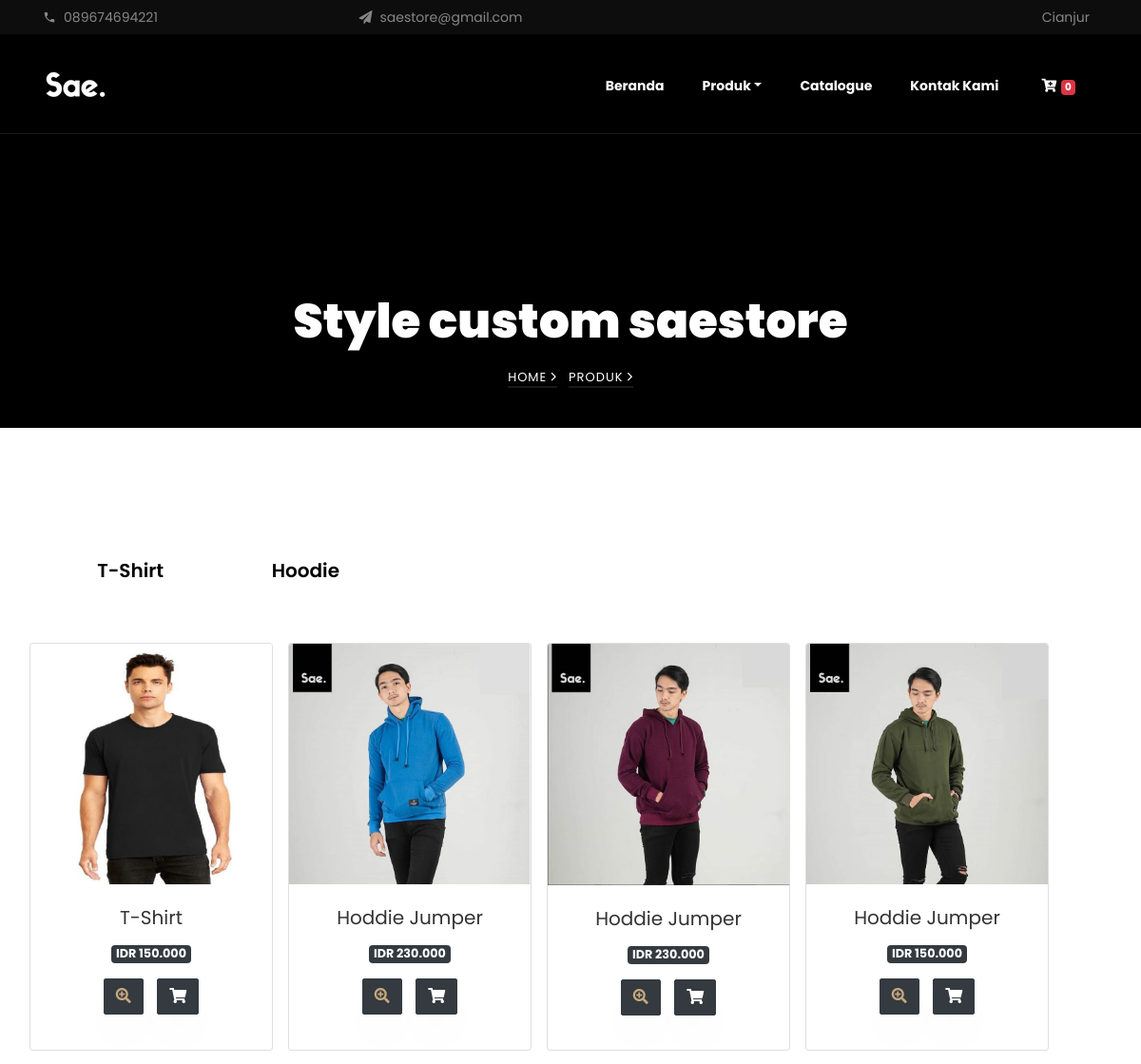
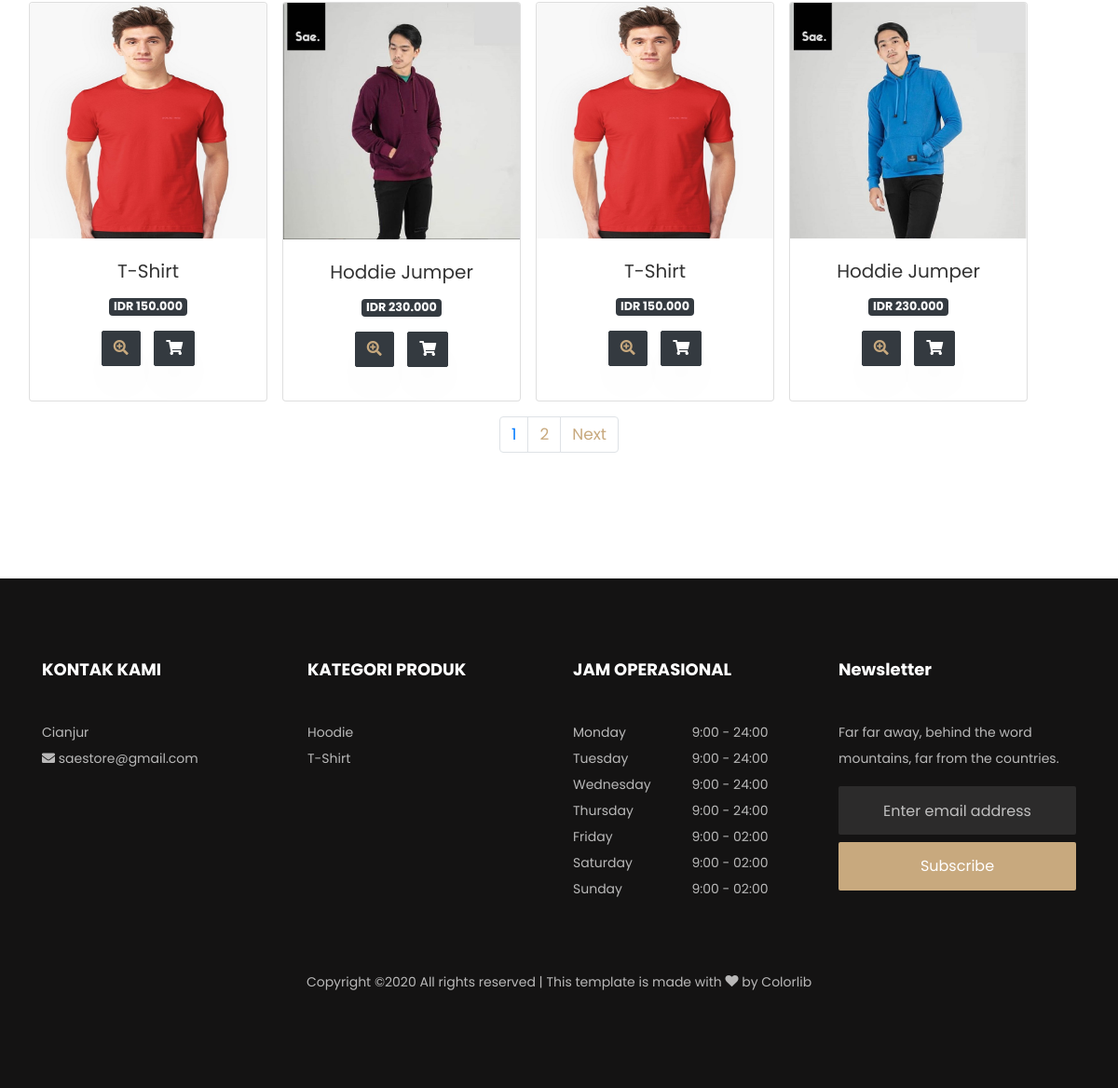
The app's page /index.php/produk with its own data (2 pictures, top to bottom).
### tables this page shows
CREATE TABLE `konfigurasi` (
  `id_konfigurasi` int(11) NOT NULL,
  `namaweb` varchar(255) NOT NULL,
  `tagline` varchar(255) DEFAULT NULL,
  `email` varchar(255) DEFAULT NULL,
  `website` varchar(255) DEFAULT NULL,
  `keywords` text DEFAULT NULL,
  `metatext` text DEFAULT NULL,
  `telepon` varchar(50) DEFAULT NULL,
  `alamat` varchar(300) DEFAULT NULL,
  `facebook` varchar(255) DEFAULT NULL,
  `instagram` varchar(255) DEFAULT NULL,
  `deskripsi` text DEFAULT NULL,
  `logo` varchar(255) DEFAULT NULL,
  `icon` varchar(255) DEFAULT NULL,
  `rekening_pembayaran` varchar(255) DEFAULT NULL,
  `tanggal_update` timestamp NOT NULL DEFAULT current_timestamp() ON UPDATE current_timestamp()
);

CREATE TABLE `produk` (
  `id_produk` int(11) NOT NULL,
  `id_user` int(11) NOT NULL,
  `id_kategori` int(11) NOT NULL,
  `kode_produk` varchar(32) NOT NULL,
  `nama_produk` varchar(255) NOT NULL,
  `slug_produk` varchar(255) NOT NULL,
  `keyword` text DEFAULT NULL,
  `harga` int(11) NOT NULL,
  `stok` int(11) DEFAULT NULL,
  `gambar` varchar(255) NOT NULL,
  `berat` float DEFAULT NULL,
  `ukuran` varchar(255) DEFAULT NULL,
  `status_produk` varchar(20) NOT NULL,
  `tanggal_post` datetime NOT NULL,
  `tanggal_update` timestamp NOT NULL DEFAULT current_timestamp() ON UPDATE current_timestamp(),
  `keterangan` text NOT NULL
);

CREATE TABLE `kategori` (
  `id_kategori` int(11) NOT NULL,
  `slug_kategori` varchar(255) NOT NULL,
  `nama_kategori` varchar(255) NOT NULL,
  `urutan` int(11) DEFAULT NULL,
  `tanggal_update` timestamp NOT NULL DEFAULT current_timestamp() ON UPDATE current_timestamp()
);

### application/views/layout/wrapper.php (called while the page is built)
<?php
require_once('head.php');
require_once('header.php');
require_once('nav.php');
require_once('content.php');
require_once('footer.php');

### index.php (called while the page is built, shortened)
<?php
require_once BASEPATH.'core/CodeIgniter.php';

### application/models/konfigurasi_model.php (called while the page is built, shortened)
<?php
class Konfigurasi_model extends CI_Model
{
    public function listing()
    {
        $query = $this->db->get('konfigurasi');
        return $query->row();
    }
    public function nav_produk()
    {
        $this->db->select('produk.*,
                            kategori.nama_kategori,
                            kategori.slug_kategori');
        $this->db->from('produk');
        $this->db->join('kategori', 'kategori.id_kategori = produk.id_kategori', 'left');
        $this->db->group_by('produk.id_kategori');
        $this->db->order_by('kategori.urutan', 'ASC');
        $query = $this->db->get();
        return $query->result();
    }
}

### application/views/layout/content.php (called while the page is built)
<?php
if ($isi) {
    $this->load->view($isi);
}

### application/models/Produk_model.php (called while the page is built, shortened)
<?php
class Produk_model extends CI_Model
{
    public function produk($limit, $start)
    {
        $this->db->select(
            'produk.*, users.nama, kategori.nama_kategori, kategori.slug_kategori'
        );
        $this->db->from('produk');
        $this->db->join('users', 'users.id_user = produk.id_user', 'left');
        $this->db->join('kategori', 'kategori.id_kategori = produk.id_kategori', 'left');
        $this->db->where('produk.status_produk', 'Publish');
        $this->db->order_by('id_produk', 'desc');
        $this->db->limit($limit, $start);
        $query = $this->db->get();
        return $query->result();
    }
    public function total_produk()
    {
        $this->db->select('COUNT(*) AS total');
        $this->db->from('produk');
        $this->db->where('status_produk', 'Publish');
        $query = $this->db->get();
        return $query->row();
    }
    public function listing_kategori()
    {
        $this->db->select('produk.*,
                            users.nama,
                            kategori.nama_kategori,
                            kategori.slug_kategori');
        $this->db->from('produk');
        $this->db->join('users', 'users.id_user = produk.id_user', 'left');
        $this->db->join('kategori', 'kategori.id_kategori = produk.id_kategori', 'left');
        $this->db->group_by('produk.id_kategori');
        $this->db->order_by('id_produk', 'desc');
        $query = $this->db->get();
        return $query->result();
    }
}

### application/config/config.php (called while the page is built, shortened)
<?php
$config['base_url'] = 'http://localhost/stylecustom/';
$config['index_page'] = 'index.php';
$config['uri_protocol']    = 'REQUEST_URI';
$config['url_suffix'] = '';
$config['language']    = 'english';
$config['charset'] = 'UTF-8';
$config['enable_hooks'] = FALSE;
$config['subclass_prefix'] = 'MY_';
$config['composer_autoload'] = 'mpdf/vendor/autoload.php'  ;
$config['permitted_uri_chars'] = 'a-z 0-9~%.:_\-';
$config['enable_query_strings'] = FALSE;
$config['controller_trigger'] = 'c';
$config['function_trigger'] = 'm';
$config['directory_trigger'] = 'd';
$config['allow_get_array'] = TRUE;
$config['log_threshold'] = 0;
$config['log_path'] = '';
$config['log_file_extension'] = '';
$config['log_file_permissions'] = 0644;
$config['log_date_format'] = 'Y-m-d H:i:s';
$config['error_views_path'] = '';
$config['cache_path'] = '';
$config['cache_query_string'] = FALSE;
$config['encryption_key'] = '';
$config['sess_driver'] = 'files';
$config['sess_cookie_name'] = 'ci_session';
$config['sess_expiration'] = 7200;
$config['sess_save_path'] = NULL;
$config['sess_match_ip'] = FALSE;
$config['sess_time_to_update'] = 300;
$config['sess_regenerate_destroy'] = FALSE;
$config['cookie_prefix']    = '';
$config['cookie_domain']    = '';
$config['cookie_path']        = '/';
$config['cookie_secure']    = FALSE;
$config['cookie_httponly']     = FALSE;
$config['standardize_newlines'] = FALSE;
$config['global_xss_filtering'] = FALSE;
$config['csrf_protection'] = FALSE;
$config['csrf_token_name'] = 'csrf_test_name';
$config['csrf_cookie_name'] = 'csrf_cookie_name';
$config['csrf_expire'] = 7200;
$config['csrf_regenerate'] = TRUE;
$config['csrf_exclude_uris'] = array();
$config['compress_output'] = FALSE;
$config['time_reference'] = 'local';
$config['rewrite_short_tags'] = FALSE;
$config['proxy_ips'] = '';

### application/views/produk/list.php (the view, shortened to what this page needs)
<section class="hero-wrap hero-wrap-2" style="background-image: url(<?php echo base_url('assets/template/images/bg_3.jpeg') ?>);" data-stellar-background-ratio="0.5">
	<div class="overlay"></div>
	<div class="container">
		<div class="row no-gutters slider-text align-items-end justify-content-center">
			<div class="col-md-9 ftco-animate text-center mb-4">
				<h1 class="mb-2 bread"><?= $title; ?></h1>
				<p class="breadcrumbs"><span class="mr-2"><a href="index.html">Home <i class="ion-ios-arrow-forward"></i></a></span> <span>Produk <i class="ion-ios-arrow-forward"></i></span></p>
			</div>
		</div>
	</div>
</section>
<section class="ftco-section">
	<div class="container">
		<div class="ftco-search">
			<div class="row">
				<div class="col-md-12 nav-link-wrap">
					<div class="nav nav-pills d-flex text-center " id="v-pills-tab" role="tablist" aria-orientation="vertical">
						<?php foreach ($listing_kategori as $listing_kategori) : ?>
							<a class="nav-link ftco-animate" href="<?= base_url('produk/kategori/' . $listing_kategori->slug_kategori) ?>"><?= $listing_kategori->nama_kategori; ?></a>
						<?php endforeach; ?>
					</div>
				</div>
				<div class="col-md-15 tab-wrap">
					<div class="tab-content" id="v-pills-tabContent">
						<div class="tab-pane fade show active" id="<?= $listing_kategori->nama_kategori; ?>" role="tabpanel" aria-labelledby="day-1-tab">
							<div class="row text-center">
								<?php foreach ($produk as $produk) { ?>
									<div class="card ml-3 mb-3" style="width: 16rem;">
										<?php
										echo form_open(base_url('belanja/add'));
										?>
										<img src="<?php echo base_url('assets/upload/image/' . $produk->gambar) ?>" class="card-img-top" alt="...">
										<div class="card-body">
											<h5 class="card-title mb-1"><?= $produk->nama_produk; ?></h5>
											<span class="badge badge-dark mb-3">IDR <?= number_format($produk->harga, '0', ',', '.'); ?></span>
											<div class="faded">
												<ul class="ftco-social">
													<li class="btn btn-dark"><a href="<?php echo base_url('produk/detail/' . $produk->slug_produk) ?>"><i class="fas fa-search-plus"></i></a></li>
													<button type="submit" value="submit" class="btn btn-dark"><i class="fas fa-shopping-cart"></i></button>
												</ul>
											</div>
										</div>
										<?php
										echo form_close();
										?>
									</div>
								<?php } ?>
							</div>
						</div>
						<?= $pagin; ?>
					</div>
				</div>
			</div>
		</div>
	</div>
</section>

### application/views/layout/header.php
<div class="py-1 bg-black top">
    <div class="container">
        <div class="row no-gutters d-flex align-items-start align-items-center px-md-0">
            <div class="col-lg-12 d-block">
                <div class="row d-flex">
                    <div class="col-md pr-4 d-flex topper align-items-center">
                        <div class="icon mr-2 d-flex justify-content-center align-items-center"><span class="icon-phone2"></span></div>
                        <span class="text"><?= $site->telepon; ?></span>
                    </div>
                    <div class="col-md pr-4 d-flex topper align-items-center">
                        <div class="icon mr-2 d-flex justify-content-center align-items-center"><span class="icon-paper-plane"></span></div>
                        <span class="text"><?= $site->email; ?></span>
                    </div>
                    <div class="col-md-5 pr-4 d-flex topper align-items-center text-lg-right justify-content-end">
                        <p class="mb-0 register-link"><span><?= $site->alamat; ?></span></p>
                    </div>
                </div>
            </div>
        </div>
    </div>
</div>

### application/views/layout/nav.php (shortened to what this page needs)
<nav class="navbar navbar-expand-lg navbar-dark ftco_navbar bg-dark ftco-navbar-light" id="ftco-navbar">
    <div class="container">
        <a class="navbar-brand" href="index.html"><img src="<?php echo base_url('assets/upload/image/' . $site->logo) ?>" alt="<?php echo $site->namaweb ?> | <?php echo $site->tagline ?>"></a>
        <div class="collapse navbar-collapse" id="ftco-nav">
            <ul class="navbar-nav ml-auto">
                <li class="nav-item"><a href="<?php echo base_url() ?>" class="nav-link"><strong>Beranda</strong></a></li>
                <ul class="navbar-nav dropdown list-unstyled">
                    <li class="nav-item"><a href="<?php echo base_url('produk') ?>" class="nav-link dropdown-toggle"><strong>Produk</strong></a></li>
                </ul>
                <li class="nav-item"><a href="#" class="nav-link"><strong>Catalogue</strong></a></li>
                <li class="nav-item"><a href="#" class="nav-link"><strong>Kontak Kami</strong></a></li>
                <li class="nav-item dropdown no-arrow mx-1">
                    <a class="nav-link dropdown-toggle" href="#" id="alertsDropdown" role="button" data-toggle="dropdown" aria-haspopup="true" aria-expanded="false">
                        <i class="fas fa-cart-plus fa-fw"></i>
                        <?php
                        $keranjang = $this->cart->contents();
                        ?>
                        <span class="badge badge-danger badge-counter"><?php echo count($keranjang) ?></span>
                    </a>
                </li>
            </ul>
        </div>
    </div>
</nav>

### application/views/layout/footer.php (shortened to what this page needs)
<?php
$site = $this->konfigurasi_model->listing();
$nav_produk_footer = $this->konfigurasi_model->nav_produk();
?>
<footer class="ftco-footer ftco-bg-dark ftco-section">
    <div class="container">
        <div class="row mb-5">
            <div class="col-md-6 col-lg-3">
                <div class="ftco-footer-widget mb-4">
                    <h2 class="ftco-heading-2">KONTAK KAMI</h2>
                    <p>
                        <?php echo nl2br($site->alamat) ?><br>
                        <i class="fas fa-envelope"></i> <?= $site->email; ?>
                    </p>
                    <ul class="ftco-footer-social list-unstyled float-md-left float-lft mt-3">
                    </ul>
                </div>
            </div>
            <div class="col-md-6 col-lg-3">
                <div class="ftco-footer-widget mb-4">
                    <h2 class="ftco-heading-2">KATEGORI PRODUK</h2>
                    <ul class="list-unstyled open-hours">
                        <?php foreach ($nav_produk_footer as $nav_produk_footer) { ?>
                            <li class="d-flex"><span><a href="<?php echo base_url('produk/kategori/' . $nav_produk_footer->slug_kategori) ?>"><?php echo $nav_produk_footer->nama_kategori ?></a></span></li>
                        <?php } ?>
                    </ul>
                </div>
            </div>
            <div class="col-md-6 col-lg-3">
                <div class="ftco-footer-widget mb-4">
                    <h2 class="ftco-heading-2">JAM OPERASIONAL</h2>
                    <ul class="list-unstyled open-hours">
                        <li class="d-flex"><span>Monday</span><span>9:00 - 24:00</span></li>
                        <li class="d-flex"><span>Tuesday</span><span>9:00 - 24:00</span></li>
                        <li class="d-flex"><span>Wednesday</span><span>9:00 - 24:00</span></li>
                        <li class="d-flex"><span>Thursday</span><span>9:00 - 24:00</span></li>
                        <li class="d-flex"><span>Friday</span><span>9:00 - 02:00</span></li>
                        <li class="d-flex"><span>Saturday</span><span>9:00 - 02:00</span></li>
                        <li class="d-flex"><span>Sunday</span><span> 9:00 - 02:00</span></li>
                    </ul>
                </div>
            </div>
            <div class="col-md-6 col-lg-3">
                <div class="ftco-footer-widget mb-4">
                    <h2 class="ftco-heading-2">Newsletter</h2>
                    <p>Far far away, behind the word mountains, far from the countries.</p>
                    <form action="#" class="subscribe-form">
                        <div class="form-group">
                            <input type="text" class="form-control mb-2 text-center" placeholder="Enter email address">
                            <input type="submit" value="Subscribe" class="form-control submit px-3">
                        </div>
                    </form>
                </div>
            </div>
        </div>
        <div class="row">
            <div class="col-md-12 text-center">
                <p>
                    Copyright &copy; All rights reserved | This template is made with <i class="icon-heart" aria-hidden="true"></i> by <a href="https://colorlib.com" target="_blank">Colorlib</a>
                </p>
            </div>
        </div>
    </div>
</footer>
</body>
</html>

### assets/template/css/icomoon.css (style rules this page uses)
[class^="icon-"], [class*=" icon-"] { font-family: 'icomoon' !important; speak: none; font-style: normal; font-weight: normal; font-variant: normal; text-transform: none; line-height: 1; -webkit-font-smoothing: antialiased; -moz-osx-font-smoothing: grayscale; }
.icon-heart:before { content: "\f004"; }
.icon-paper-plane:before { content: "\f1d8"; }
.icon-phone2:before { content: "\e0cd"; }

### records on screen
konfigurasi: telepon "089674694221", email "saestore@gmail.com", alamat "Cianjur", logo (picture)
produk: id_kategori.nama_kategori "T-Shirt"
produk: id_kategori.nama_kategori "Hoodie"
produk: gambar (picture), nama_produk "T-Shirt", harga "150.000"
produk: gambar (picture), nama_produk "Hoddie Jumper", harga "230.000"
produk: gambar (picture), nama_produk "Hoddie Jumper", harga "230.000"
produk: gambar (picture), nama_produk "Hoddie Jumper", harga "150.000"
produk: gambar (picture), nama_produk "T-Shirt", harga "150.000"
produk: gambar (picture), nama_produk "Hoddie Jumper", harga "230.000"
produk: gambar (picture), nama_produk "T-Shirt", harga "150.000"
produk: gambar (picture), nama_produk "Hoddie Jumper", harga "230.000"

### other values on screen
count($keranjang) "0"
$title "Style custom saestore"
$pagin "1 2 Next"
